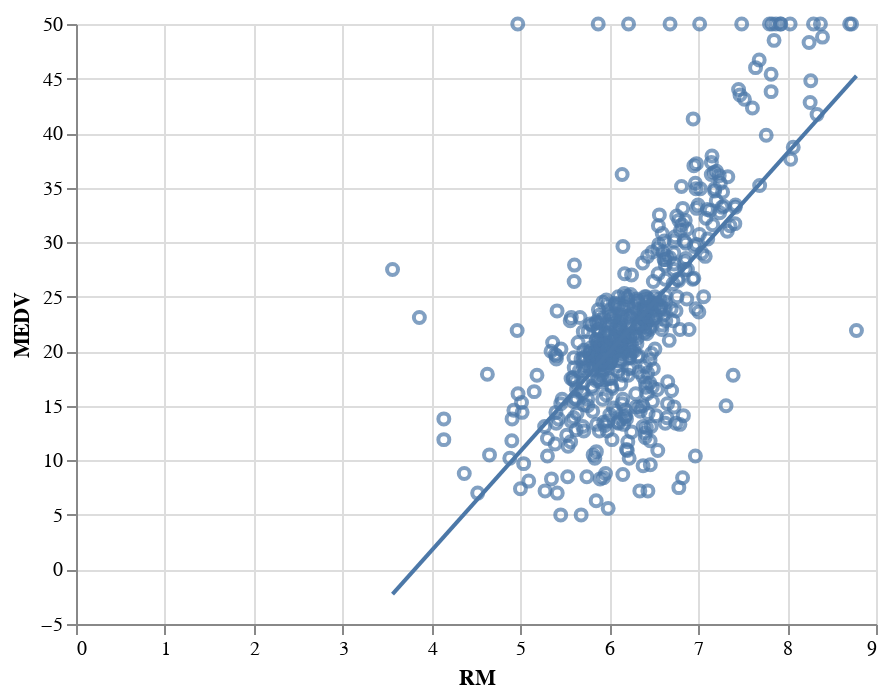

The code cell stored with this chart in its notebook:
### Code cell
# function and add with the scatter plot
final_plot = scatter + line
final_plot

### Figure 1 — Vega-Lite specification as saved in the notebook (floating-point values rounded to 4 significant figures; data arrays with more than 128 entries replaced by an {"elided": "..."} marker saying what was removed)
{"config": {"view": {"continuousWidth": 400, "continuousHeight": 300}}, "layer": [{"mark": "point", "encoding": {"x": {"field": "RM", "type": "quantitative"}, "y": {"field": "MEDV", "type": "quantitative"}}}, {"mark": "line", "encoding": {"x": {"field": "RM", "type": "quantitative"}, "y": {"field": "MEDV", "type": "quantitative"}}, "transform": [{"on": "RM", "regression": "MEDV"}]}], "data": {"name": "data-29247cd83fc15e7e8b2c73e99d0bc786"}, "$schema": "https://vega.github.io/schema/vega-lite/v4.17.0.json", "datasets": {"data-29247cd83fc15e7e8b2c73e99d0bc786": {"elided": "506 records"}}}
